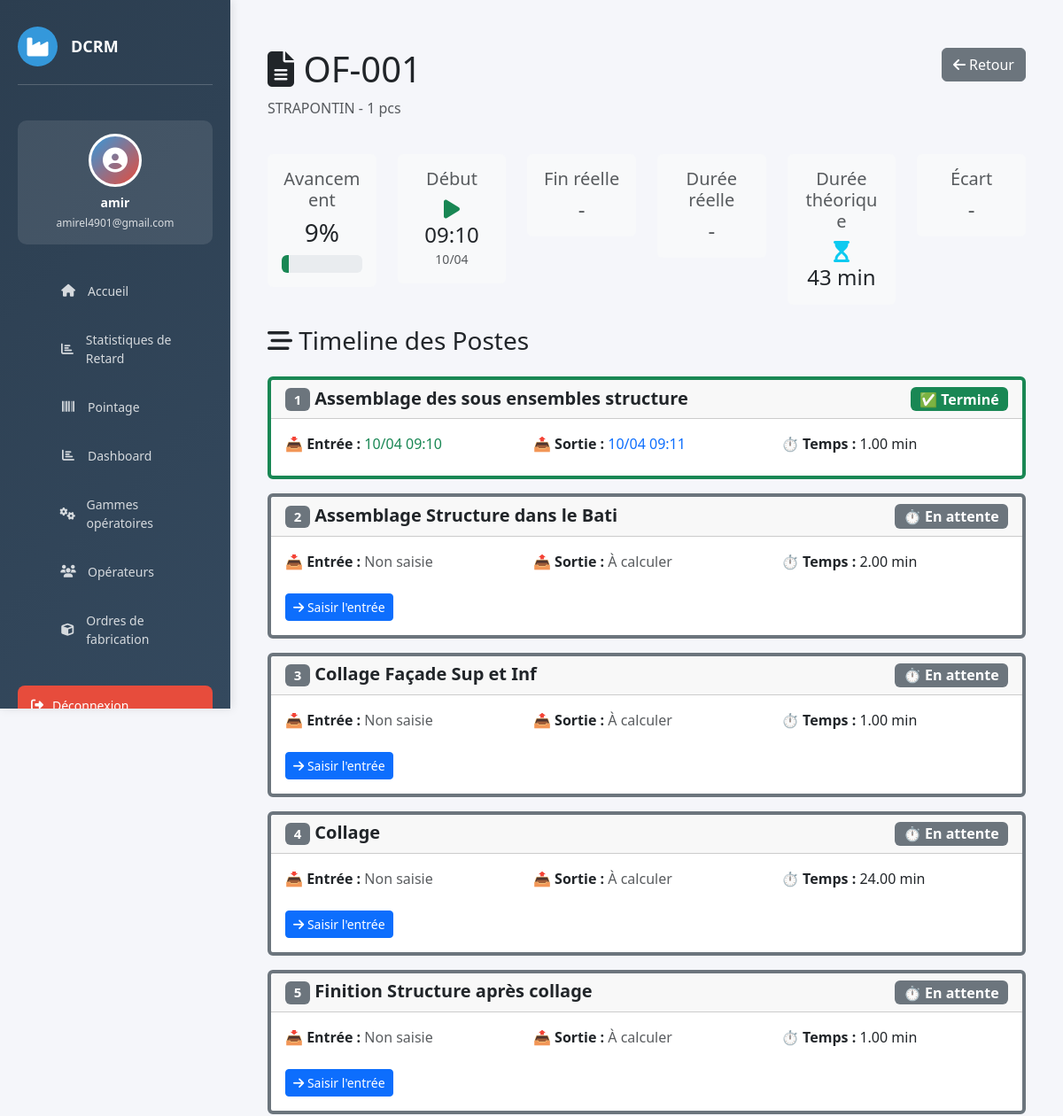
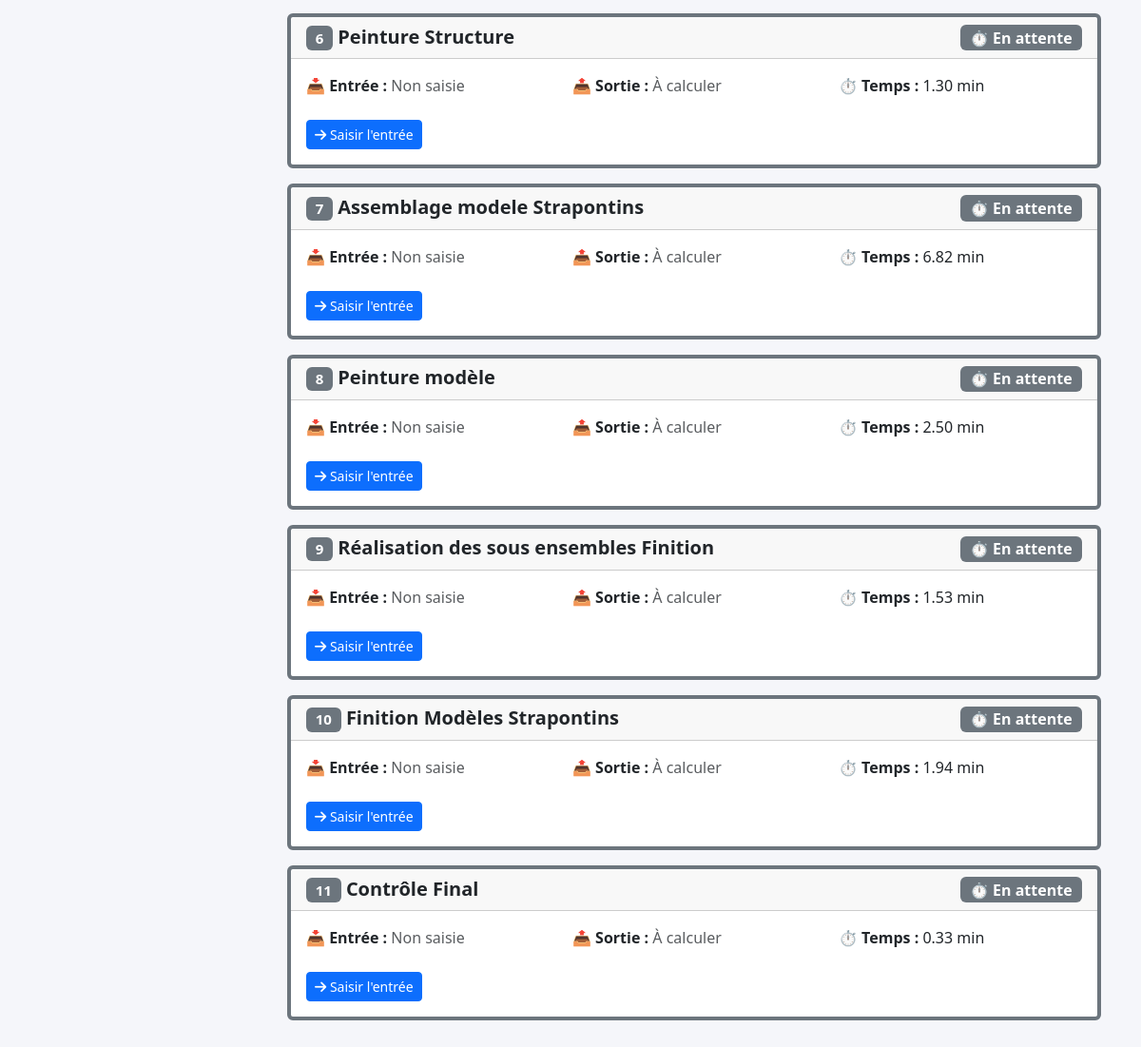
Page /of/3/detail/ (signed in) on the earlier database version (2 pictures, top to bottom).
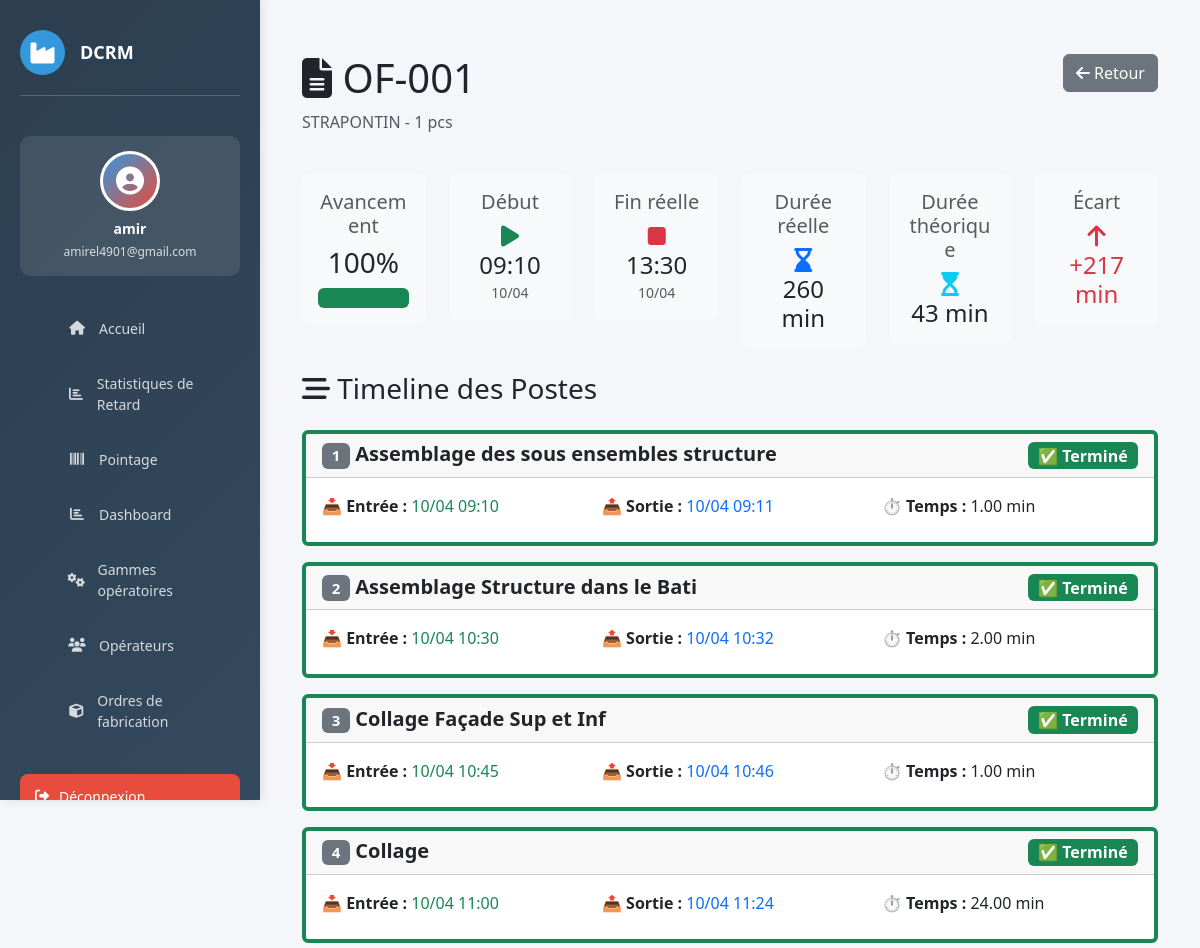
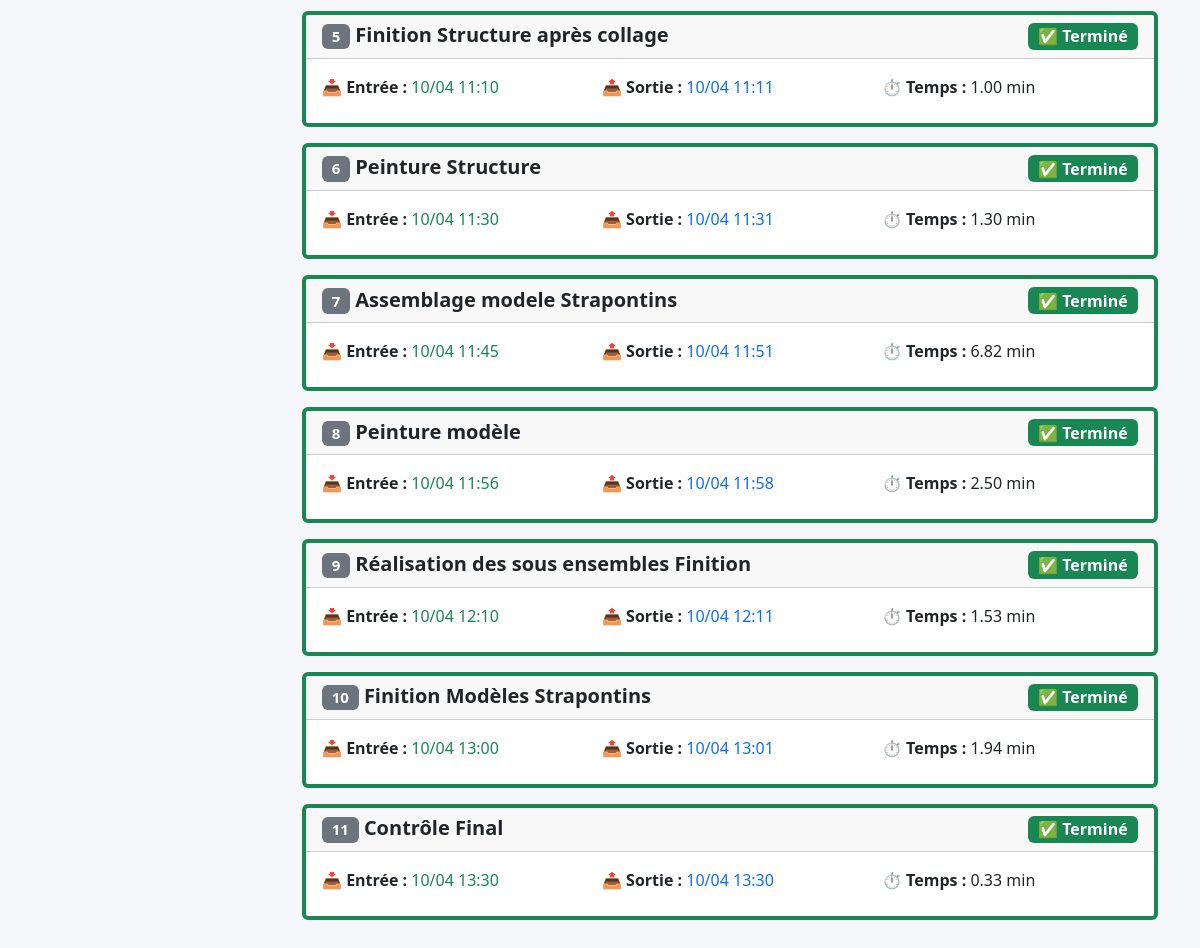
Same page on the later database version (2 pictures, top to bottom).
### website/models.py (models this page shows, shortened)
class OrdreFabrication(models.Model):
    numero   = models.CharField(max_length=50, unique=True)
    produit  = models.CharField(max_length=200)
    quantite = models.PositiveIntegerField(default=1)
    @property
    def avancement(self):
        operations = self.operationof_set.all()
        total = operations.count()
        if total == 0:
            return 0
        terminees = 0
        for op in operations:
            if op.statut == 'termine':
                terminees += 1
        return round((terminees / total) * 100)
    @property
    def premiere_entree(self):
        first = self.operationof_set.order_by('gamme_operation__ordre').first()
        return first.date_entree if first else None
    @property
    def derniere_sortie(self):
        last = self.operationof_set.order_by('gamme_operation__ordre').last()
        return last.date_sortie if last else None
    @property
    def temps_total_reel(self):
        if self.premiere_entree and self.derniere_sortie:
            delta = self.derniere_sortie - self.premiere_entree
            return round(delta.total_seconds() / 60)
        return None
    @property
    def temps_total_theorique(self):
        operations = self.operationof_set.all()
        if not operations.exists():
            return 0
        total = 0
        for op in operations:
            total += float(op.gamme_operation.temps_alloue)
        return round(total)
    @property
    def ecart_temps(self):
        if not self.temps_total_reel:
            return None
        return self.temps_total_reel - self.temps_total_theorique

class OperationOF(models.Model):
    STATUT_CHOICES = [
        ('en_attente', 'En attente'),
        ('en_cours',   'En cours'),
        ('termine',    'Terminé'),
        ('bloque',     'Bloqué'),
    ]
    of              = models.ForeignKey(OrdreFabrication, on_delete=models.CASCADE)
    gamme_operation = models.ForeignKey(GammeOperation, on_delete=models.CASCADE)
    date_entree     = models.DateTimeField(null=True, blank=True, help_text="Date/heure d'ENTRÉE (saisie manuelle)")
    operateur       = models.ForeignKey(Operateur, null=True, blank=True, on_delete=models.SET_NULL)
    class Meta:
        ordering = ['gamme_operation__ordre']
        unique_together = ('of', 'gamme_operation')
    @property
    def date_sortie(self):
        if not self.date_entree:
            return None
        temps_minutes = float(self.gamme_operation.temps_alloue)
        return self.date_entree + timedelta(minutes=temps_minutes)
    @property
    def statut(self):
        from django.utils import timezone
        if not self.date_entree:
            return 'en_attente'
        maintenant = timezone.now()
        if self.date_sortie and maintenant >= self.date_sortie:
            return 'termine'
        return 'en_cours'

class GammeOperation(models.Model):
    nom           = models.CharField(max_length=200)
    temps_alloue  = models.DecimalField(max_digits=5, decimal_places=2, help_text="Durée standard en minutes")
    ordre         = models.PositiveSmallIntegerField(help_text="Position dans la gamme")
    class Meta:
        ordering = ['ordre']

### website/views.py (the view)
# urls.py: path('of/<int:id>/detail/', views.of_detail, name='of_detail'),
@login_required(login_url='home')
def of_detail(request, id):
    of = get_object_or_404(OrdreFabrication, id=id)
    operations = of.operationof_set.all().order_by('gamme_operation__ordre')
    context = {
        'of': of,
        'operations': operations,
        'avancement': of.avancement,
    }
    return render(request, 'of/of_detail.html', context)

### website/templates/of/of_detail.html (shortened to what this page needs)
{% extends 'base.html' %}
{% load static %}
{% block content %}
<div class="container-fluid mt-4">
    <div class="row mb-4">
        <div class="col-md-8">
            <h1 class="display-6">
                <i class="fas fa-file-alt"></i> {{ of.numero }}
            </h1>
            <p class="text-muted">{{ of.produit }} - {{ of.quantite }} pcs</p>
        </div>
        <div class="col-md-4 text-end">
            <a href="{% url 'of_list' %}" class="btn btn-secondary">
                <i class="fas fa-arrow-left"></i> Retour
            </a>
        </div>
    </div>
    <div class="row mb-4">
        <div class="col-lg-2">
            <div class="card bg-light border-0">
                <div class="card-body text-center">
                    <h5 class="text-muted mb-2">Avancement</h5>
                    <h3 class="mb-2">{{ avancement }}%</h3>
                    <div class="progress" style="height: 20px;">
                        <div class="progress-bar bg-success" style="width: {{ avancement }}%"></div>
                    </div>
                </div>
            </div>
        </div>
        <div class="col-lg-2">
            <div class="card bg-light border-0">
                <div class="card-body text-center">
                    <h5 class="text-muted mb-2">Début</h5>
                    <h4 class="mb-0">
                        {% if of.premiere_entree %}
                            <i class="fas fa-play text-success"></i><br>
                            {{ of.premiere_entree|date:"H:i" }}
                        {% else %}
                            <span class="text-muted">-</span>
                        {% endif %}
                    </h4>
                    <small class="text-muted">{{ of.premiere_entree|date:"d/m" }}</small>
                </div>
            </div>
        </div>
        <div class="col-lg-2">
            <div class="card bg-light border-0">
                <div class="card-body text-center">
                    <h5 class="text-muted mb-2">Fin réelle</h5>
                    <h4 class="mb-0">
                        {% if of.derniere_sortie %}
                            <i class="fas fa-stop text-danger"></i><br>
                            {{ of.derniere_sortie|date:"H:i" }}
                        {% else %}
                            <span class="text-muted">-</span>
                        {% endif %}
                    </h4>
                    <small class="text-muted">{{ of.derniere_sortie|date:"d/m" }}</small>
                </div>
            </div>
        </div>
        <div class="col-lg-2">
            <div class="card bg-light border-0">
                <div class="card-body text-center">
                    <h5 class="text-muted mb-2">Durée réelle</h5>
                    <h4 class="mb-0">
                        {% if of.temps_total_reel %}
                            <i class="fas fa-hourglass-end text-primary"></i><br>
                            {{ of.temps_total_reel }} min
                        {% else %}
                            <span class="text-muted">-</span>
                        {% endif %}
                    </h4>
                </div>
            </div>
        </div>
        <div class="col-lg-2">
            <div class="card bg-light border-0">
                <div class="card-body text-center">
                    <h5 class="text-muted mb-2">Durée théorique</h5>
                    <h4 class="mb-0">
                        <i class="fas fa-hourglass-start text-info"></i><br>
                        {{ of.temps_total_theorique }} min
                    </h4>
                </div>
            </div>
        </div>
        <div class="col-lg-2">
            <div class="card bg-light border-0">
                <div class="card-body text-center">
                    <h5 class="text-muted mb-2">Écart</h5>
                    <h4 class="mb-0">
                        {% if of.ecart_temps is None %}
                            <span class="text-muted">-</span>
                        {% elif of.ecart_temps > 0 %}
                            <span class="text-danger">
                                <i class="fas fa-arrow-up"></i><br>
                                +{{ of.ecart_temps }} min
                            </span>
                        {% elif of.ecart_temps == 0 %}
                            <span class="text-success">
                                <i class="fas fa-check"></i><br>
                                0 min
                            </span>
                        {% else %}
                            <span class="text-success">
                                <i class="fas fa-arrow-down"></i><br>
                                {{ of.ecart_temps }} min
                            </span>
                        {% endif %}
                    </h4>
                </div>
            </div>
        </div>
    </div>
    <div class="row">
        <div class="col-lg-12">
            <h3 class="mb-4">
                <i class="fas fa-stream"></i> Timeline des Postes
            </h3>
            <div class="timeline">
                {% for operation in operations %}
                <div class="card mb-3 border-{% if operation.statut == 'termine' %}success{% elif operation.statut == 'en_cours' %}primary{% else %}secondary{% endif %} border-start border-4">
                    <div class="card-header">
                        <div class="d-flex justify-content-between align-items-center">
                            <h5 class="mb-0">
                                <span class="badge bg-secondary">{{ operation.gamme_operation.ordre }}</span>
                                <strong>{{ operation.gamme_operation.nom }}</strong>
                            </h5>
                            {% if operation.statut == 'termine' %}
                                <span class="badge bg-success fs-6">✅ Terminé</span>
                            {% elif operation.statut == 'en_cours' %}
                                <span class="badge bg-primary fs-6">⏳ En cours</span>
                            {% else %}
                                <span class="badge bg-secondary fs-6">⏱️ En attente</span>
                            {% endif %}
                        </div>
                    </div>
                    <div class="card-body">
                        <div class="row">
                            <div class="col-md-4">
                                <p class="mb-2">
                                    <strong>📥 Entrée :</strong>
                                    {% if operation.date_entree %}
                                        <span class="text-success">{{ operation.date_entree|date:"d/m H:i" }}</span>
                                    {% else %}
                                        <span class="text-muted">Non saisie</span>
                                    {% endif %}
                                </p>
                            </div>
                            <div class="col-md-4">
                                <p class="mb-2">
                                    <strong>📤 Sortie :</strong>
                                    {% if operation.date_sortie %}
                                        <span class="text-primary">{{ operation.date_sortie|date:"d/m H:i" }}</span>
                                    {% else %}
                                        <span class="text-muted">À calculer</span>
                                    {% endif %}
                                </p>
                            </div>
                            <div class="col-md-4">
                                <p class="mb-2">
                                    <strong>⏱️ Temps :</strong>
                                    {{ operation.gamme_operation.temps_alloue }} min
                                </p>
                            </div>
                        </div>
                        {% if operation.statut == 'en_attente' %}
                        <div class="mt-3">
                            <a href="{% url 'saisir_entree_operation' operation.id %}"
                               class="btn btn-sm btn-primary">
                                <i class="fas fa-arrow-right"></i> Saisir l'entrée
                            </a>
                        </div>
                        {% elif operation.statut == 'en_cours' %}
                        <div class="mt-3">
                            <div class="alert alert-info mb-0">
                                ⏳ En cours... Sortie prévue à <strong>{{ operation.date_sortie|date:"H:i" }}</strong>
                            </div>
                        </div>
                        {% endif %}
                    </div>
                </div>
                {% endfor %}
            </div>
        </div>
    </div>
</div>
{% endblock %}

### website/templates/base.html (shortened to what this page needs)
{% load static %}
<!DOCTYPE html>
<html lang="fr">
<head>
    <link href="https://cdn.jsdelivr.net/npm/bootstrap@5.3.0/dist/css/bootstrap.min.css" rel="stylesheet">
    <link rel="stylesheet" href="https://cdnjs.cloudflare.com/ajax/libs/font-awesome/6.4.0/css/all.min.css">
</head>
<body>
    {% if user.is_authenticated %}
    <aside class="sidebar">
        <div class="sidebar-header">
            <div class="logo">
                <i class="fas fa-industry"></i>
            </div>
            <h3>DCRM</h3>
        </div>
        <div class="user-profile">
            <div class="user-avatar">
                <i class="fas fa-user-circle"></i>
            </div>
            <h6>{{ user.first_name|default:user.username }}</h6>
            <p>{{ user.email }}</p>
        </div>
        <ul class="sidebar-menu">
            <li>
                <a href="{% url 'dashboard_home' %}">
                    <i class="fas fa-home"></i>
                    <span>Accueil</span>
                </a>
            </li>
             <li>
                <a href="{% url 'list_retard' %}">
                    <i class="fas fa-chart-bar"></i>
                    <span>Statistiques de Retard</span>
                </a>
            </li>
            <li>
                <a href="{% url 'pointage' %}">
                    <i class="fas fa-barcode"></i>
                    <span>Pointage</span>
                </a>
            </li>
            <li>
                <a href="{% url 'dashboard' %}">
                    <i class="fas fa-chart-bar"></i>
                    <span>Dashboard</span>
                </a>
            </li>
            <li>
                <a href="{% url 'gammes_list' %}">
                    <i class="fas fa-cogs"></i>
                    <span>Gammes opératoires</span>
                </a>
            </li>
            <li>
                <a href="{% url 'operateur_list' %}">
                    <i class="fas fa-users"></i>
                    <span>Opérateurs</span>
                </a>
            </li>
            <li>
                <a href="{% url 'of_list' %}">
                    <i class="fas fa-cube"></i>
                    <span>Ordres de fabrication</span>
                </a>
            </li>
        </ul>
        <a href="{% url 'logout' %}" class="logout-btn">
            <i class="fas fa-sign-out-alt"></i>
            <span>Déconnexion</span>
        </a>
    </aside>
    {% endif %}
    <div class="main-content">
        {% block content %}
        {% endblock %}
    </div>
</body>
</html>

Differences in the rows shown:
changed through a linked row, OrdreFabrication "OF-001": derniere_sortie (not shown) → "13:30"; derniere_sortie (not shown) → "10/04"; temps_total_reel (not shown) → "260"; ecart_temps (not shown) → "217"
changed OperationOF "Assemblage Structure dans le Bati": date_entree (not shown) → "10/04 10:30"; date_sortie (not shown) → "10/04 10:32"; date_entree "⏱️ En attente Non saisie À calculer Saisir l'entrée" → "✅ Terminé"
changed OperationOF "Collage Façade Sup et Inf": date_entree (not shown) → "10/04 10:45"; date_sortie (not shown) → "10/04 10:46"; date_entree "⏱️ En attente Non saisie À calculer Saisir l'entrée" → "✅ Terminé"
changed OperationOF "Collage": date_entree (not shown) → "10/04 11:00"; date_sortie (not shown) → "10/04 11:24"; date_entree "⏱️ En attente Non saisie À calculer Saisir l'entrée" → "✅ Terminé"
changed OperationOF "Finition Structure après collage": date_entree (not shown) → "10/04 11:10"; date_sortie (not shown) → "10/04 11:11"; date_entree "⏱️ En attente Non saisie À calculer Saisir l'entrée" → "✅ Terminé"
changed OperationOF "Peinture Structure": date_entree (not shown) → "10/04 11:30"; date_sortie (not shown) → "10/04 11:31"; date_entree "⏱️ En attente Non saisie À calculer Saisir l'entrée" → "✅ Terminé"
changed OperationOF "Assemblage modele Strapontins": date_entree (not shown) → "10/04 11:45"; date_sortie (not shown) → "10/04 11:51"; date_entree "⏱️ En attente Non saisie À calculer Saisir l'entrée" → "✅ Terminé"
changed OperationOF "Peinture modèle": date_entree (not shown) → "10/04 11:56"; date_sortie (not shown) → "10/04 11:58"; date_entree "⏱️ En attente Non saisie À calculer Saisir l'entrée" → "✅ Terminé"
changed OperationOF "Réalisation des sous ensembles Finition": date_entree (not shown) → "10/04 12:10"; date_sortie (not shown) → "10/04 12:11"; date_entree "⏱️ En attente Non saisie À calculer Saisir l'entrée" → "✅ Terminé"
changed OperationOF "Finition Modèles Strapontins": date_entree (not shown) → "10/04 13:00"; date_sortie (not shown) → "10/04 13:01"; date_entree "⏱️ En attente Non saisie À calculer Saisir l'entrée" → "✅ Terminé"
changed OperationOF "Contrôle Final": date_entree (not shown) → "10/04 13:30"; date_sortie (not shown) → "10/04 13:30"; date_entree "⏱️ En attente Non saisie À calculer Saisir l'entrée" → "✅ Terminé"
Other differences:
{{ avancement }}: "9" → "100"
{{ avancement }}: 9 → 100 (drawn)
text now shown: "min + min"
